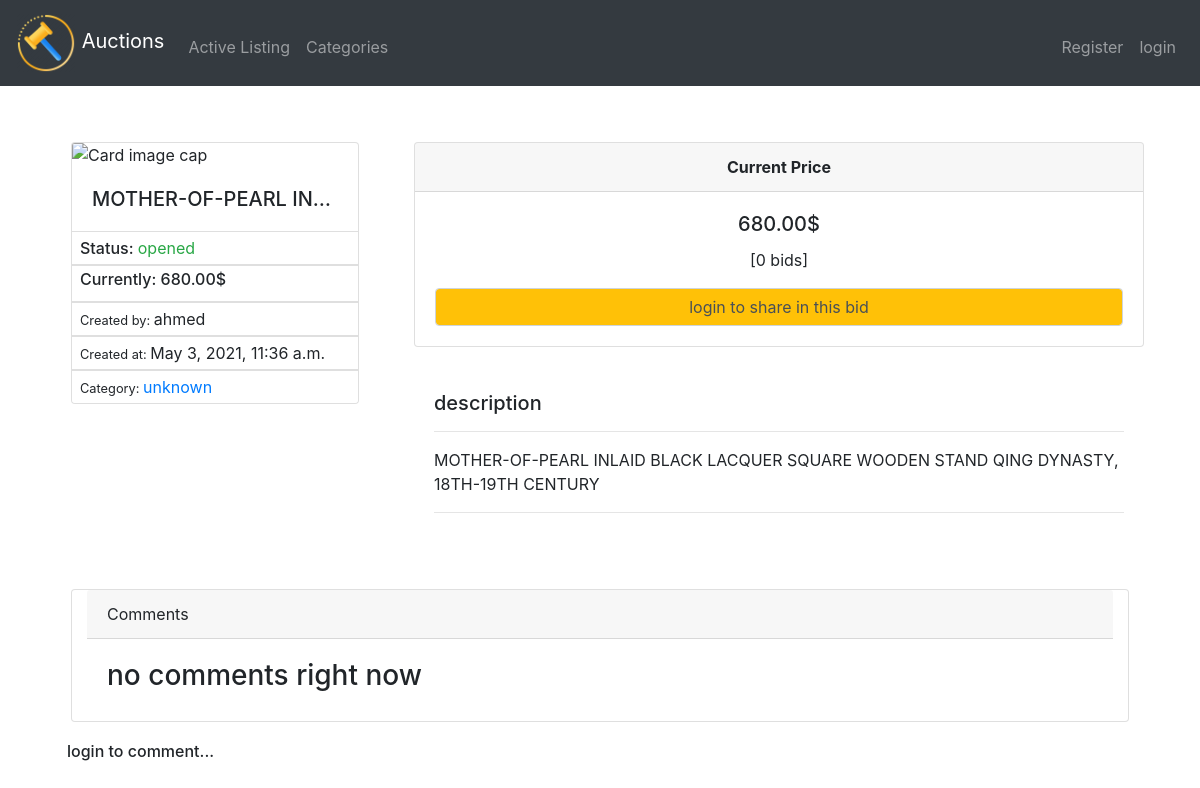
The page /listing/6/ on the database as committed earlier.
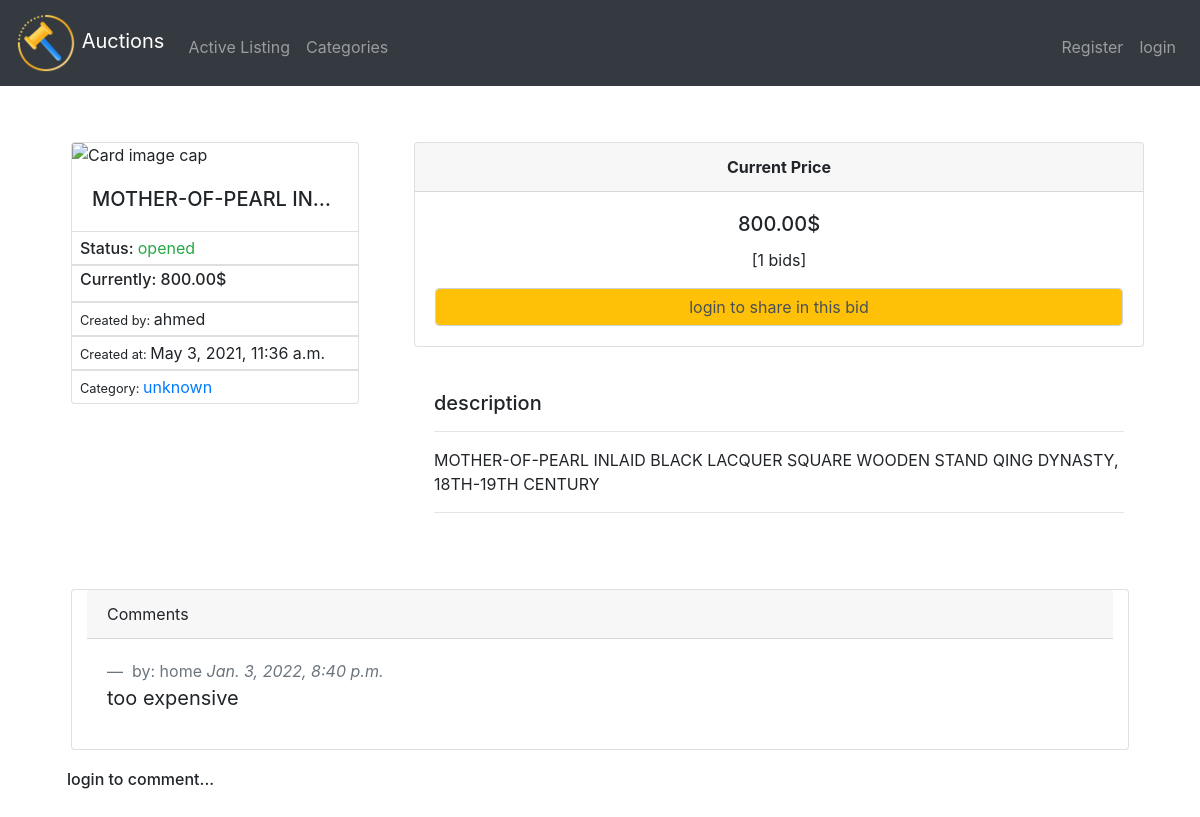
The same page on the database as committed later.
### auctions/models.py (models this page shows, shortened)
class ActiveListings(models.Model):
	title         = models.CharField(max_length=64, null=False, blank=False, unique=True)
	price         = models.DecimalField(max_digits=13, decimal_places=2, null=False, blank=False)
	description   = models.TextField(null=False, blank=False)
	state         = models.BooleanField(default=True)
	created_at    = models.DateTimeField(auto_now_add=True)
	image_url     = models.URLField(max_length=1024, unique=True, null=True, blank=True)
	category      = models.ForeignKey('Category', on_delete=models.CASCADE, related_name='list', null=True, blank=True)
	user          = models.ForeignKey('users.User', related_name='created', on_delete=models.CASCADE, null=True, blank=True)
	class Meta:
		verbose_name = "activeListing"
		verbose_name_plural = "ActiveListings"

class Category(models.Model):
	name  = models.CharField(max_length=64, null=False, blank=False, unique=True)
	class Meta:
		verbose_name = "category"
		verbose_name_plural = "Categories"
	def __str__(self):
		return self.name

class Bid(models.Model):
	nbids   = models.IntegerField(default=0)
	listing = models.OneToOneField('ActiveListings', on_delete=models.CASCADE, related_name='bid_item', null=False, blank=False)
	winner = models.ForeignKey('users.User', on_delete=models.CASCADE, related_name='bid_winner', null=True, blank=True)
	class Meta:
		verbose_name = "Bid"
		verbose_name_plural = "Bids"

### users/models.py (models this page shows, shortened)
class User(AbstractUser):
	won_list        = models.ManyToManyField('auctions.ActiveListings', related_name='won', null=True, blank=True)
	watched_list    = models.ManyToManyField('auctions.ActiveListings', related_name='watched', null=True, blank=True)
	class Meta:
		verbose_name = "user"
		verbose_name_plural = "Users"

class Comments(models.Model):
	description  = models.TextField(null=False, blank=False)
	created_at   = models.DateTimeField(auto_now_add=True)
	user         = models.ForeignKey('User', related_name='comment', null=True, blank=True, on_delete=models.CASCADE, unique=False)
	listing      = models.ForeignKey('auctions.ActiveListings', on_delete=models.CASCADE, related_name='comment', null=True, blank=True, unique=False)
	class Meta:
		verbose_name = "comment"
		verbose_name_plural = "Comments"

### auctions/views.py (the view, shortened to what this page needs)
# urls.py: re_path("^listing/(?P<id>[0-9]+)/$", ListingView.as_view(), name="listing"),
@method_decorator(login_required, name='post')
class ListingView(View):
    template_name = "auctions/listing.html"
    def get(self, request, *args, **kwargs):
        listing = ActiveListings.objects.get(pk=kwargs['id'])
        comments = Comments.objects.filter(listing=listing).all()
        bid = Bid.objects.get(listing=listing)
        if request.user.is_authenticated:
            user = User.objects.get(username=request.user)
            watch_lists = user.watched_list.all()
            return render(request, self.template_name, {
                "list": listing, "comments": comments, "watch_lists": watch_lists, "bid": bid
            })
        return render(request, self.template_name, {
            "list": listing, "comments": comments, "bid": bid
        })

### auctions/templates/auctions/listing.html (shortened to what this page needs)
{% extends "layout.html" %}
{% block main %}
<div class="row">
<div class="col-sm-12 col-md-4 col-lg-4 mx-auto p-2">
	<div class="card" style="width: 18rem;">
		{% if  list.image_url %}
			<img class="card-img-top" src="{{list.image_url}}" alt="Card image cap">
		{% else %}
			<img class="card-img-top" src="https://www.triequestrian.ie/pub/media/catalog/product/placeholder/default/No-images-placeholder_1.png" alt="Card image cap">
		{% endif %}
		<div class="card-body">
		    <h5 class="card-title p-0 m-0 col-12 text-truncate">{{list.title|safe}}</h5>
		  </div>
		  <ul class="list-group list-group-flush">
		    <li class="list-group-item py-1 px-2 m-0"><h6 class="d-inline">Status: </h6>
		    	{% if list.state %}
		    		<span class="text-success">opened</span>
		    	{% else %}
		    		<span class="text-danger">closed</span>
		    	{% endif %}
		    </li>
		  	<li class="list-group-item py-1 px-2 m-0"><h6>Currently: {{list.price|safe}}$</h6></li>
		  	<li class="list-group-item py-1 px-2 m-0"><small>Created by: </small>{{list.user.username}}</li>
		  	<li class="list-group-item py-1 px-2 m-0"><small>Created at: </small>{{list.created_at}}</li>
		    <li class="list-group-item py-1 px-2 m-0"><small>Category: </small><a href="{% url 'auctions:category' list.category.name %}" class="card-link">{{list.category|safe}}</a></li>
		  </ul>
	</div>
  </div>
  <div class="col-sm-12 col-md-9 col-lg-8 mx-auto p-2">
  	<div class="row card text-center">
  		<div class="card-header">
    		<b>Current Price</b>
  		</div>
	    <div class="card-body">
	      <h5 class="card-title">{{list.price|safe}}$</h5>
	      <p class="card-text">[{{list.bid_item.nbids}} bids]</p>
	    {% if list.state %}
	      	{% include "running-bid.html" %}
	    {% else %}
	      {% include "closed-bid.html" %}
	   {% endif %}
	   </div>
    </div>
	<div class="row mt-4 p-0">
      <div class="card-body ">
		<h5 class="card-title">description</h5>
		 <hr>
		 <p class="card-text">{{list.description|safe}}</p>
		 <hr>
	   </div>
     </div>
	</div>
  </div>
<div class="row mt-4 p-2">
	<div class="card col-12">
	  <div class="card-header flex d-flex">
			Comments
	  </div>
	  <div class="card-body">
	   {% for comment in  comments %}
	     <blockquote class="blockquote mb-0">
		  <header class="blockquote-footer">
		   by: {{comment.user.username|safe}}
		   <cite> {{comment.created_at}}</cite></header>
		  <p>{{comment.description|safe}}</p>
		  </blockquote>
		{% empty %}
		<h3>no comments right now</h3>
	   {% endfor %}
	  </div>
	</div>
</div>
{% include "comment.html" %}
{% endblock %}

### commerce/templates/layout.html (shortened to what this page needs)
{% load static %}
<!DOCTYPE html>
<html lang="en">
    <head>
        <link href="https://maxcdn.bootstrapcdn.com/bootstrap/4.1.3/css/bootstrap.min.css" rel="stylesheet">
    </head>
    <body>
        <nav class="navbar navbar-expand-md navbar-dark bg-dark text-white">
            <a class="navbar-brand" href="{% url 'auctions:home' %}">
                <span>
                <img src="{% static 'img/logo.png' %}" style="width: 60px; height: 60px;">
                </span><span>Auctions</span></a>
            <div class="collapse navbar-collapse" id="navbar">
                <ul class="navbar-nav mr-auto mt-2">
                    <li class="nav-item">
                        <a class="nav-link" href="{% url 'auctions:index' %}">Active Listing</a>
                    </li>
                    <li class="nav-item">
                        <a class="nav-link" href="{% url 'auctions:categories' %}">Categories</a>
                    </li>
                </ul>
                {% if request.user.is_authenticated %}
                    <ul class="navbar-nav ml-auto mt-2">
                       <li class="nav-item dropdown">
                            <a class="nav-link dropdown-toggle" href="#" id="navbarDropdownMenuLink" data-toggle="dropdown" aria-haspopup="true" aria-expanded="false">
                                Profile
                            </a>
                            <div class="dropdown-menu" aria-labelledby="navbarDropdownMenuLink">
                              <a class="dropdown-item" href="{% url 'users:watchlist' %}">Your WatchList</a>
                              <a class="dropdown-item" href="{% url 'users:mylists' %}">Your Listings</a>
                              <a class="dropdown-item" href="{% url 'users:settings' %}">settings</a>
                              <a class="dropdown-item" href="{% url 'users:logout' %}">Logout</a>
                            </div>
                        </li>
                        <li class="nav-item">
                          <a class="nav-link" href="" >
                              Signed in as {{request.user.username.title}}.
                          </a>
                        </li>
                    </ul>
                {% else %}
                    <ul class="navbar-nav ml-auto mt-2">
                        <li class="nav-item"><a class="nav-link" href="{% url 'users:register' %}">Register</a></li>
                        <li class="nav-item"><a class="nav-link" href="{% url 'users:login' %}">login</a></li>
                    </ul>
                {% endif %}
            </div>
        </nav>
        <main class="container p-5">
            {% block main %}{% endblock %}
        </main>
    </body>
</html>

### commerce/templates/running-bid.html
{% if request.user.is_authenticated %}
<div class="forms row">
	<div class="col-12">
	  <form action="{% url 'auctions:bid' list.id %}" method="POST"> {% csrf_token %}
	    <div class="form-group">
		  <input type="number" class="form-control text-center" id="bid" name="bid" min="0" step="any">
		  <small id="emailHelp" class="form-text text-muted">enter more than {{list.price|safe}}$</small>
        </div>
	    <button type="submit" style="width: 50%;" class="btn btn-warning">Place bid</button>
	  </form>
	</div>
	<div class="col-12">
	   <form action="{% url 'auctions:modify_watchlist' list.id %}" method="GET">
		 {% if list in watch_lists %}
			<input type="hidden" name="state" value="False">
		    <button type="submit" id="watch-btn" style="width: 80%;" class="btn mt-4 btn btn-outline-danger">remove from watchlist</button>
		  {% else %}
			  <input type="hidden" name="state" value="True">
		      <button type="submit" id="watch-btn" style="width: 80%;" class="btn mt-4 btn btn-outline-primary">Add to watchlist</button>
		   {% endif %}
	   </form>
	</div>
	<div class="col-12 flex d-flex justify-content-center">
	   {% if  request.user == list.user %}
	     <div class="row">
		    <div class="col-4 mr-4">
			  <form action="{% url 'auctions:edit' list.id %}" method="GET">
				<button type="submit" id="edit-btn" name="edit-btn"  class="btn mt-4 btn btn-primary">edit list</button>
			  </form>
			</div>
			<div class="col-4 mr-4">
			 <form action="{% url 'auctions:close' list.id %}" method="GET">
			    <button type="submit" id="close-btn" name="close-btn"  class="btn mt-4 btn btn-danger">close bid</button>
		      </form>
		     </div>
	     </div>
	   {% endif %}
   </div>
</div>
{% else %}
<div class="row">
 <div class="col-12">
    <input type="text" class="form-control text-center bg-warning" id="message" name="message" readonly value="login to share in this bid">
</div>
</div>
{% endif %}

### commerce/templates/comment.html
{% if request.user.is_authenticated %}
<div class="row mt-2 p-1 text-center">
   <form action="{% url 'auctions:listing' list.id %}", method="POST"> {% csrf_token %}
	<div class="form-group">
	  <label for="comment">Add your comment</label>
	  <textarea class="form-control" name="comment" id="comment" rows="6" cols="150"></textarea>
	</div>
	<input type="hidden" name="list-id" id="list-id" value="{{list.id}}">
	<button type="submit" style="width: 30%;" class="btn mt-4 btn btn-primary">comment</button>
   </form>
</div>
{% else %}
<div class="row mt-2 p-1 text-center">
	<h6>login to comment...</h6>
</div>
{% endif %}

Rows that differ between the two databases and show on the page:
changed ActiveListings "MOTHER-OF-PEARL IN…": price "680.00" → "800.00"; bid_item.nbids "0" → "1"
added Comments: user.username "home", created_at "Jan. 3, 2022, 8:40 p.m.", description "too expensive"
Other text that changed with them:
text no longer shown: "no comments right now"
